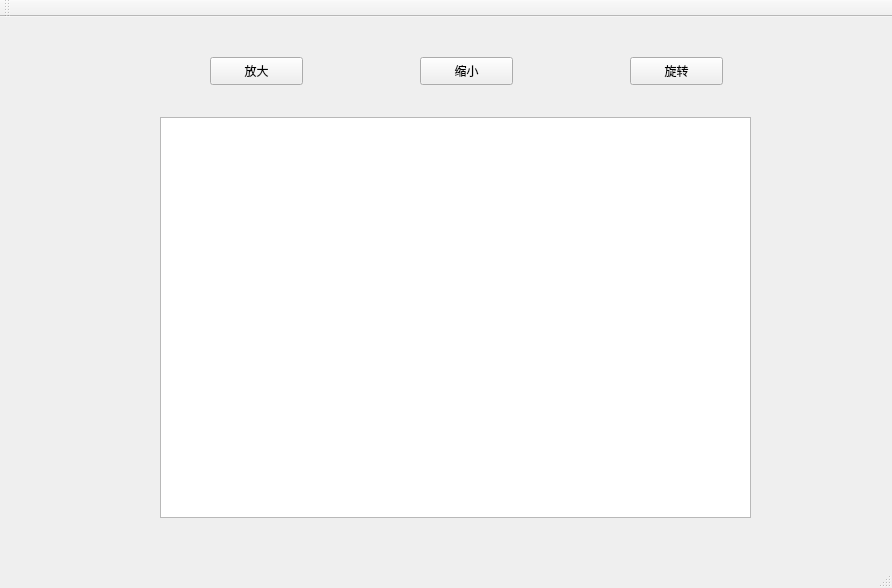
<?xml version="1.0" encoding="UTF-8"?>
<ui version="4.0">
 <class>MainWindow</class>
 <widget class="QMainWindow" name="MainWindow">
  <property name="geometry">
   <rect>
    <x>0</x>
    <y>0</y>
    <width>892</width>
    <height>588</height>
   </rect>
  </property>
  <property name="windowTitle">
   <string>MainWindow</string>
  </property>
  <widget class="QWidget" name="centralWidget">
   <widget class="QGraphicsView" name="graphicsView">
    <property name="geometry">
     <rect>
      <x>160</x>
      <y>100</y>
      <width>591</width>
      <height>401</height>
     </rect>
    </property>
   </widget>
   <widget class="QPushButton" name="bigBtn">
    <property name="geometry">
     <rect>
      <x>210</x>
      <y>40</y>
      <width>93</width>
      <height>28</height>
     </rect>
    </property>
    <property name="text">
     <string>放大</string>
    </property>
   </widget>
   <widget class="QPushButton" name="smallBtn">
    <property name="geometry">
     <rect>
      <x>420</x>
      <y>40</y>
      <width>93</width>
      <height>28</height>
     </rect>
    </property>
    <property name="text">
     <string>缩小</string>
    </property>
   </widget>
   <widget class="QPushButton" name="rotateBtn">
    <property name="geometry">
     <rect>
      <x>630</x>
      <y>40</y>
      <width>93</width>
      <height>28</height>
     </rect>
    </property>
    <property name="text">
     <string>旋转</string>
    </property>
   </widget>
  </widget>
  <widget class="QMenuBar" name="menuBar">
   <property name="geometry">
    <rect>
     <x>0</x>
     <y>0</y>
     <width>892</width>
     <height>26</height>
    </rect>
   </property>
  </widget>
  <widget class="QToolBar" name="mainToolBar">
   <attribute name="toolBarArea">
    <enum>TopToolBarArea</enum>
   </attribute>
   <attribute name="toolBarBreak">
    <bool>false</bool>
   </attribute>
  </widget>
  <widget class="QStatusBar" name="statusBar"/>
 </widget>
 <layoutdefault spacing="6" margin="11"/>
 <resources/>
 <connections/>
</ui>
